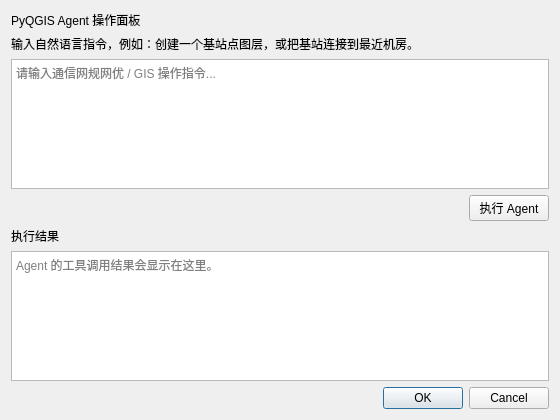
<?xml version="1.0" encoding="UTF-8"?>
<ui version="4.0">
 <class>AIDialogBase</class>
 <widget class="QDialog" name="AIDialogBase">
  <property name="geometry">
   <rect>
    <x>0</x>
    <y>0</y>
    <width>560</width>
    <height>420</height>
   </rect>
  </property>
  <property name="windowTitle">
   <string>通信工程 GIS 智能体</string>
  </property>
  <layout class="QVBoxLayout" name="verticalLayout">
   <item>
    <widget class="QLabel" name="title_label">
     <property name="text">
      <string>PyQGIS Agent 操作面板</string>
     </property>
    </widget>
   </item>
   <item>
    <widget class="QLabel" name="hint_label">
     <property name="text">
      <string>输入自然语言指令，例如：创建一个基站点图层，或把基站连接到最近机房。</string>
     </property>
     <property name="wordWrap">
      <bool>true</bool>
     </property>
    </widget>
   </item>
   <item>
    <widget class="QTextEdit" name="input_command">
     <property name="placeholderText">
      <string>请输入通信网规网优 / GIS 操作指令...</string>
     </property>
     <property name="minimumSize">
      <size>
       <width>0</width>
       <height>90</height>
      </size>
     </property>
    </widget>
   </item>
   <item>
    <layout class="QHBoxLayout" name="action_layout">
     <item>
      <spacer name="horizontalSpacer">
       <property name="orientation">
        <enum>Qt::Horizontal</enum>
       </property>
       <property name="sizeHint" stdset="0">
        <size>
         <width>40</width>
         <height>20</height>
        </size>
       </property>
      </spacer>
     </item>
     <item>
      <widget class="QPushButton" name="execute_button">
       <property name="text">
        <string>执行 Agent</string>
       </property>
      </widget>
     </item>
    </layout>
   </item>
   <item>
    <widget class="QLabel" name="result_label">
     <property name="text">
      <string>执行结果</string>
     </property>
    </widget>
   </item>
   <item>
    <widget class="QTextBrowser" name="result_browser">
     <property name="placeholderText">
      <string>Agent 的工具调用结果会显示在这里。</string>
     </property>
    </widget>
   </item>
   <item>
    <widget class="QDialogButtonBox" name="button_box">
     <property name="orientation">
      <enum>Qt::Horizontal</enum>
     </property>
     <property name="standardButtons">
      <set>QDialogButtonBox::Cancel|QDialogButtonBox::Ok</set>
     </property>
    </widget>
   </item>
  </layout>
 </widget>
 <resources/>
 <connections>
  <connection>
   <sender>button_box</sender>
   <signal>accepted()</signal>
   <receiver>AIDialogBase</receiver>
   <slot>accept()</slot>
   <hints>
    <hint type="source_label">
     <x>248</x>
     <y>390</y>
    </hint>
    <hint type="destination_label">
     <x>157</x>
     <y>410</y>
    </hint>
   </hints>
  </connection>
  <connection>
   <sender>button_box</sender>
   <signal>rejected()</signal>
   <receiver>AIDialogBase</receiver>
   <slot>reject()</slot>
   <hints>
    <hint type="source_label">
     <x>316</x>
     <y>390</y>
    </hint>
    <hint type="destination_label">
     <x>286</x>
     <y>410</y>
    </hint>
   </hints>
  </connection>
 </connections>
</ui>
